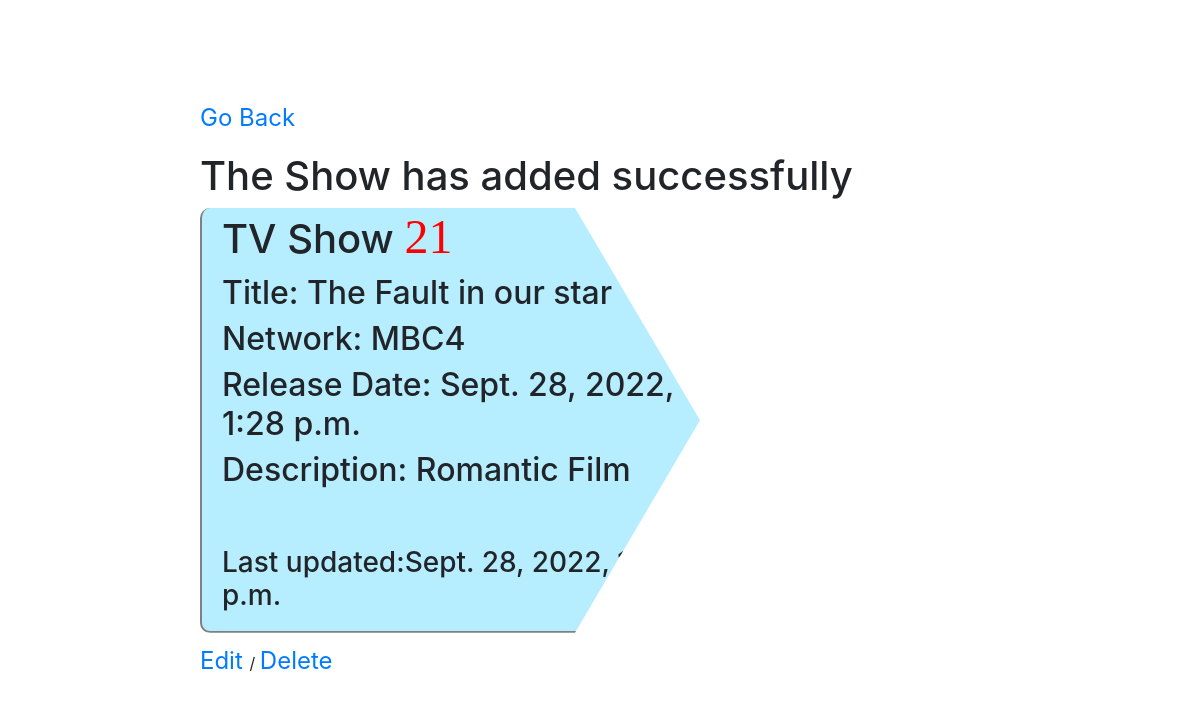
/shows/21, run on the app's committed database.
### tv_shows_app/models.py (models this page shows)
class Show(models.Model):
    title = models.CharField(max_length=45)
    network = models.CharField(max_length=45)
    release_date = models.DateTimeField(auto_now_add=True)
    description = models.TextField(default="Nothing")
    created_at = models.DateTimeField(auto_now_add=True)
    updated_at = models.DateTimeField(auto_now=True)
    objects = ShowManager()

### tv_shows_app/views.py (the view)
# urls.py: path('shows/<id>', views.ShowDetails),
def ShowDetails(request,id):
    context={
        'show':Show.objects.get(id=int(id))
    }
    return render(request, "showdetails.html",context)

### tv_shows_app/templates/showdetails.html (shortened to what this page needs)
<!DOCTYPE html>
<html lang="en">
<head>
    <link rel="stylesheet" href="https://cdn.jsdelivr.net/npm/bootstrap@4.3.1/dist/css/bootstrap.min.css">
</head>
<body>
    <p><a href="/">Go Back</a></p>
    <marquee Scrollamount=15 direction="left" loop="1"><h1 id="secsess"> The Show has added successfully </h1></marquee>
    <div class="con">
    <h1>TV Show <span>{{show.id}}</span> </h1>
    <h2> Title: {{show.title}}</h2>
    <h2> Network: {{show.network}}</h2>
    <h2> Release Date: {{show.release_date}}</h2>
    <h2> Description: {{show.description}}</h2>
<br>
<br>
<h3> Last updated:{{show.updated_at}} </h3>
</div>
<a href="/edit/{{show.id}}">Edit </a> /
<a href="/destroy/{{show.id}}"> Delete </a>
</body>
</html>

### tv_shows_app/templates/showdetails.html (style rules this page uses)
body { padding-left: 200px; padding-top: 100px; }
a { font-size: 1.5rem; }
.con { border-left: 2px solid gray; border-bottom: 2px solid rgb(128, 128, 128); width: 50%; padding-left: 20px; padding-bottom: 10px; border-radius: 10px; clip-path: polygon(0% 0%, 75% 0%, 100% 50%, 75% 100%, 0% 100%); background-color: rgb(182, 238, 255); margin-bottom: 10px; }
span { color: red; font-family: cursive; font-size: 3rem; }

### data on the page
Show: id "21", title "The Fault in our star", network "MBC4", release_date "Sept. 28, 2022, 1:28 p.m.", description "Romantic Film", updated_at "Sept. 28, 2022, 1:28 p.m."
